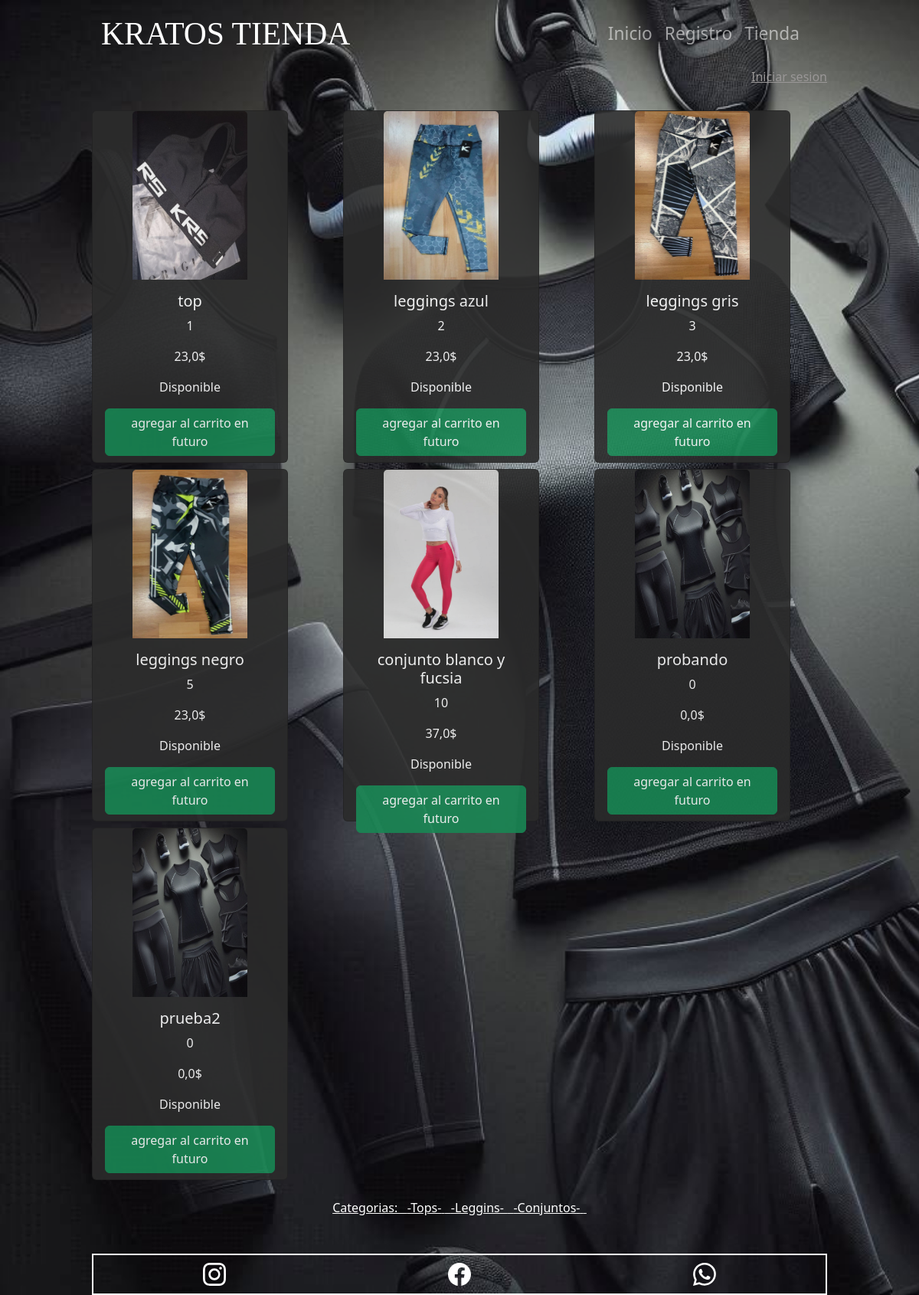
The app's page /tienda/ with its own data.
### tienda/models.py (models this page shows, shortened)
class producto(models.Model):
    nombre = models.CharField(max_length= 24)
    precio = models.FloatField()
    codigo = models.IntegerField(default= 0)
    created = models.DateTimeField(auto_now_add= True)
    updated = models.DateTimeField(auto_now= True)
    disponibilidad = models.BooleanField(default= True)
    imagen = models.ImageField(upload_to="Tienda")
    categorias = models.ManyToManyField(Categoria)
    class meta:
        verbose_name = "producto"
        verbose_name_plural = "productos"

class Categoria(models.Model):
    nombre = models.CharField(max_length=20)
    updated = models.DateTimeField(auto_now= True)
    created = models.DateTimeField(auto_now_add= True)
    class meta:
        verbose_name = "categoria"
        verbose_name_plural = "categorias"

### tienda/views.py (the view)
# urls.py: path("tienda/", include('tienda.urls')),
def tienda(request):
    return render(request, 'tienda/tienda.html', {'producto': productos, 'categoria': categoria})

### tienda/templates/tienda/tienda.html
{% extends 'webapp/plantilla_padre.html' %}
{% block content %}
<div class="row">
    {% for item in producto %}
        <div class="col-md-4" style="padding-top: 8px;">
            <div class="card" style="width: 16rem; background-color: rgb(43, 43, 43);opacity: 0.9; height: 460px;">
                <div style="text-align: center;"><img src="{{item.imagen.url}}" class="card-img-top" alt="..." style="width: 150px; height: 220px;">
                    {{ item.mug_shot.url }}</div>
                <div class="card-body" style="text-align: center; color: white;">
                <h5 class="card-title">{{ item.nombre}}</h5>
                <p class="card-text te">{{item.codigo}}</p>
                <p class="card-text">{{ item.precio }}$</p>
                {% if disponibilidad == true %}
                    <p>Disponible</p>
                {% else %}
                    <p>No disponible</p>
                {% endif %}
                <a href="#" class="btn btn-success">agregar al carrito en futuro</a>
                </div>
            </div>
        </div>
    {% endfor %}
</div>
<br>
<div style="text-align: center; color: white;">
    <u>Categorias: &nbsp;
        {% for cat in categoria %}
        <a href="#" style="color: white; text-transform: capitalize;">-{{cat.nombre}}-</a> &nbsp;
        {% endfor %}
    </u>
</div>
{% endblock %}

### webapp/templates/webapp/plantilla_padre.html (shortened to what this page needs)
<!DOCTYPE html>
<html lang="en" >
<head>
  {% load static %}
    <link href="https://cdn.jsdelivr.net/npm/bootstrap@5.3.2/dist/css/bootstrap.min.css" rel="stylesheet">
</head>
<body>
  <div class="body">
    <nav class="navbar navbar-expand-md bg-black" data-bs-theme="dark" style="background-color: transparent !important; width: 80%; margin: auto;" >
      <div class="container-fluid" >
      <a class="navbar-brand" style="font-size: 1.1cm; font-family: fantasy;">KRATOS TIENDA</a>
      <div class="collapse navbar-collapse" id="navbarNav">
          <ul class="navbar-nav ms-auto">
          <li class="nav-item">
              <a class="nav-link" href="/" style="font-size: 0.6cm;" >Inicio</a>
          </li>
          <li class="nav-item">
              <a class="nav-link" href="{% url 'registro' %}" style="font-size: 0.6cm;">Registro</a>
          </li>
          <li class="nav-item">
              <a class="nav-link" href="{% url 'tienda' %}" style="font-size: 0.6cm;">Tienda</a>
          </li>
          <li class="nav-item">
              <a class="nav-link" href="#" style="font-size: 0.7cm;"></a>
          </li>
          </ul>
      </div>
      </div>
  </nav>
  <div style="width: 80%; margin: auto;">
    <div style="text-align: right;">
    {% if user.is_authenticated %}
      <span style="color: white;">Hola {{ user.username }}</span> &nbsp;&nbsp;&nbsp; <a href="{% url 'cerrar_sesion' %}" style="color: white;">Cerrar sesion</a>
    {% else %}
      <a href="{% url 'logear' %}" style="color: #9a9797;">Iniciar sesion</a>
    {% endif %}
  </div>
  <br>
  {% block content%}
  {% endblock %}
  <br>
  <br>
  </div>
  <div class="container-fluid; mi-div" style="color: white; width: 80%; margin: auto;">
      <div class="row" style="text-align: center;">
        <div class="col">
          <a href="#" style="color: white;">
          </a>
        </div>
        <div class="col">
          <a href="#" style="color: white;">
          </a>
        </div>
        <div class="col">
          <a href="#" style="color: white;">
          </a>
        </div>
      </div>
  </div>
</div>
</body>
</html>

### webapp/templates/webapp/plantilla_padre.html (style rules this page uses)
.mi-div { border: 2px solid #ffffff; padding: 10px; }

### records on screen
producto: imagen (picture), nombre "top", codigo "1", precio "23,0"
producto: imagen (picture), nombre "leggings azul", codigo "2", precio "23,0"
producto: imagen (picture), nombre "leggings gris", codigo "3", precio "23,0"
producto: imagen (picture), nombre "leggings negro", codigo "5", precio "23,0"
producto: imagen (picture), nombre "conjunto blanco y fucsia", codigo "10", precio "37,0"
producto: imagen (picture), nombre "probando", codigo "0", precio "0,0"
producto: imagen (picture), nombre "prueba2", codigo "0", precio "0,0"
Categoria: nombre "Tops"
Categoria: nombre "Leggins"
Categoria: nombre "Conjuntos"
